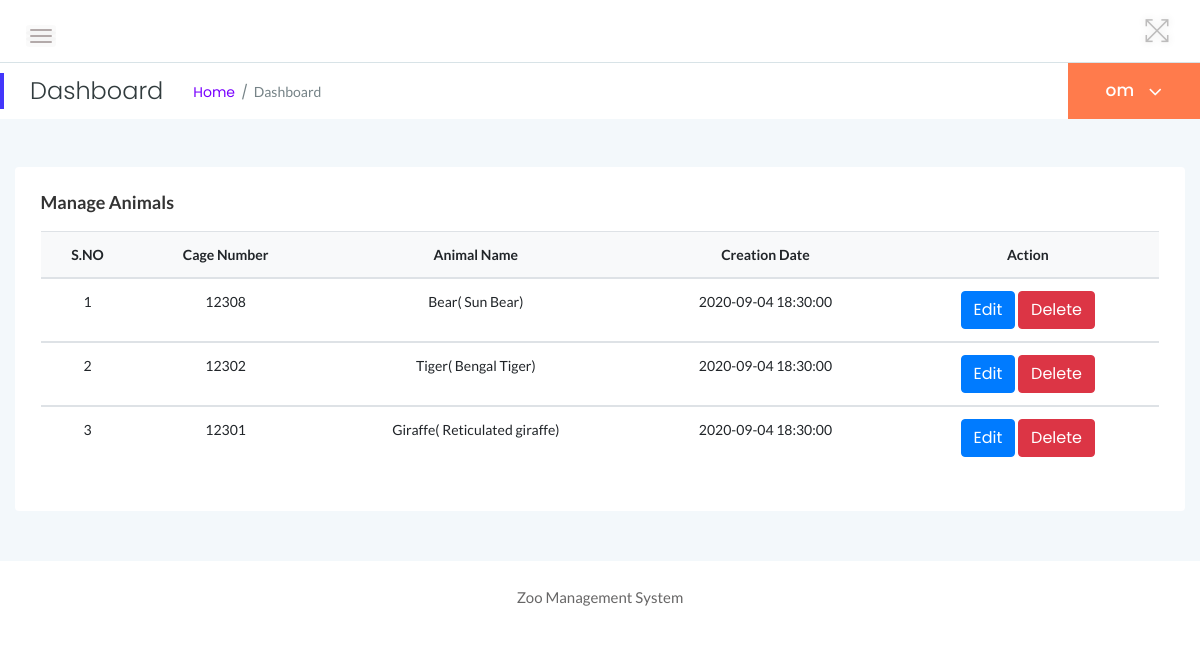
Page /manage-animals.php (signed in) on the committed database.
### tables this page shows
CREATE TABLE `tblanimal` (
  `ID` int(10) NOT NULL,
  `AnimalName` varchar(200) DEFAULT NULL,
  `CageNumber` int(10) DEFAULT NULL,
  `FeedNumber` varchar(200) DEFAULT NULL,
  `Breed` varchar(200) DEFAULT NULL,
  `AnimalImage` varchar(200) DEFAULT NULL,
  `Description` mediumtext DEFAULT NULL,
  `CreationDate` timestamp NOT NULL DEFAULT current_timestamp() ON UPDATE current_timestamp()
);

### manage-animals.php (the view, shortened to what this page needs)
<?php
include('includes/dbconnection.php');
if (strlen($_SESSION['zmsaid'] == 0)) {
    header('location:logout.php');
} else {
    ?>
    <!doctype html>
    <html class="no-js" lang="en">
    <head>
        <link rel="stylesheet" href="assets/css/bootstrap.min.css">
        <link rel="stylesheet" href="assets/css/font-awesome.min.css">
        <link rel="stylesheet" href="assets/css/themify-icons.css">
        <link rel="stylesheet" href="assets/css/metisMenu.css">
        <link rel="stylesheet" href="assets/css/owl.carousel.min.css">
        <link rel="stylesheet" href="assets/css/slicknav.min.css">
        <link rel="stylesheet" href="https://www.amcharts.com/lib/3/plugins/export/export.css" type="text/css"
            media="all" />
        <link rel="stylesheet" type="text/css" href="https://cdn.datatables.net/1.10.19/css/jquery.dataTables.css">
        <link rel="stylesheet" type="text/css" href="https://cdn.datatables.net/1.10.18/css/dataTables.bootstrap4.min.css">
        <link rel="stylesheet" type="text/css"
            href="https://cdn.datatables.net/responsive/2.2.3/css/responsive.bootstrap.min.css">
        <link rel="stylesheet" type="text/css"
            href="https://cdn.datatables.net/responsive/2.2.3/css/responsive.jqueryui.min.css">
        <link rel="stylesheet" href="assets/css/typography.css">
        <link rel="stylesheet" href="assets/css/default-css.css">
        <link rel="stylesheet" href="assets/css/styles.css">
        <link rel="stylesheet" href="assets/css/responsive.css">
    </head>
    <body>
        <div class="page-container">
            <div class="main-content">
                <?php include_once('includes/header.php'); ?>
                <?php include_once('includes/pagetitle.php'); ?>
                <div class="main-content-inner">
                    <div class="row">
                        <div class="col-12 mt-5">
                            <div class="card">
                                <div class="card-body">
                                    <h4 class="header-title">Manage Animals</h4>
                                    <div class="data-tables">
                                        <table class="table text-center">
                                            <thead class="bg-light text-capitalize">
                                                <tr>
                                                    <th>S.NO</th>
                                                    <th>Cage Number</th>
                                                    <th>Animal Name</th>
                                                    <th>Creation Date</th>
                                                    <th>Action</th>
                                                </tr>
                                            </thead>
                                            <?php
                                            $ret = mysqli_query($con, "select * from tblanimal order by ID desc");
                                            $cnt = 1;
                                            while ($row = mysqli_fetch_array($ret)) {
                                                ?>
                                                <tbody>
                                                    <tr data-expanded="true">
                                                        <td>
                                                            <?php echo $cnt; ?>
                                                        </td>
                                                        <td>
                                                            <?php echo $row['CageNumber']; ?>
                                                        </td>
                                                        <td>
                                                            <?php echo $row['AnimalName']; ?>(
                                                            <?php echo $row['Breed']; ?>)
                                                        </td>
                                                        <td>
                                                            <?php echo $row['CreationDate']; ?>
                                                        </td>
                                                        <td><a href="edit-animal-details.php?editid=<?php echo $row['ID']; ?>"
                                                                class="btn btn-primary btn-xs">Edit</a>
                                                            <a href="manage-animals.php?id=<?php echo $row['ID'] ?>&del=delete"
                                                                onClick="return confirm('Are you sure you want to delete?')"
                                                                class="btn btn-danger btn-xs">Delete</a>
                                                    </tr>
                                                    <?php
                                                    $cnt = $cnt + 1;
                                            } ?>
                                            </tbody>
                                        </table>
                                    </div>
                                </div>
                            </div>
                        </div>
                    </div>
                </div>
            </div>
            <?php include_once('includes/footer.php'); ?>
        </div>
    </body>
    </html>
<?php } ?>

### includes/header.php (shortened to what this page needs)
<div class="header-area">
               <div class="row align-items-center">
                   <div class="col-md-6 col-sm-8 clearfix">
                       <div class="nav-btn pull-left">
                           <span></span>
                           <span></span>
                           <span></span>
                       </div>
                   </div>
                   <div class="col-md-6 col-sm-4 clearfix">
                       <ul class="notification-area pull-right">
                           <li id="full-view"><i class="ti-fullscreen"></i></li>
                       </ul>
                   </div>
               </div>
           </div>

### includes/pagetitle.php (shortened to what this page needs)
<?php
include('includes/dbconnection.php');
?>
<div class="page-title-area">
    <div class="row align-items-center">
        <div class="col-sm-6">
            <div class="breadcrumbs-area clearfix">
                <h4 class="page-title pull-left">Dashboard</h4>
                <ul class="breadcrumbs pull-left">
                    <li><a href="dashboard.php">Home</a></li>
                    <li><span>Dashboard</span></li>
                </ul>
            </div>
        </div>
        <div class="col-sm-6 clearfix">
            <div class="user-profile pull-right">
                <?php
                $adid = $_SESSION['zmsaid'];
                $ret = mysqli_query($con, "select AdminName from tbladmin where ID='$adid'");
                $row = mysqli_fetch_array($ret);
                $name = $row['AdminName'];
                ?>
                <h4 class="user-name dropdown-toggle" data-toggle="dropdown">
                    <?php echo $name; ?> <i class="fa fa-angle-down"></i>
                </h4>
            </div>
        </div>
    </div>
</div>

### includes/footer.php
<footer>
            <div class="footer-area">
                <p>Zoo Management System </p>
            </div>
        </footer>

### assets/css/styles.css (style rules this page uses)
.page-container { width: 100%; height: 100%; min-height: 100vh; padding-left: 280px; -webkit-transition: padding-left 0.3s ease 0s; transition: padding-left 0.3s ease 0s; }
.card { border: none; border-radius: 4px; background-color: #fff; -webkit-transition: all 0.3s ease 0s; transition: all 0.3s ease 0s; }
.card-body { padding: 25.6px; padding: 1.6rem; }
.main-content { width: 100%; background: #F3F8FB; }
.main-content-inner { padding: 0 30px 50px; }
.header-area { padding: 15px 30px; background: #fff; border-bottom: 1px solid #d8e3e7; }
.nav-btn { margin-right: 30px; margin-top: 10px; cursor: pointer; }
.nav-btn span { display: block; width: 22px; height: 2px; background: #b3aaaa; margin: 4px 0; border-radius: 15px; -webkit-transition: all 0.3s ease 0s; transition: all 0.3s ease 0s; box-shadow: 0 0 0 4px rgba(99, 96, 96, 0.03); }
.notification-area { -webkit-user-select: none; -moz-user-select: none; -ms-user-select: none; user-select: none; position: relative; z-index: 1; }
.notification-area li { display: inline-block; margin-left: 20px; cursor: pointer; -webkit-user-select: none; -moz-user-select: none; -ms-user-select: none; user-select: none; }
.notification-area li>i { font-size: 26px; color: #bdbcbc; vertical-align: middle; text-shadow: 0 0 8px rgba(0, 0, 0, 0.12); -webkit-transition: color 0.3s ease 0s; transition: color 0.3s ease 0s; }
.notification-area li#full-view { display: inline-block; }
.page-title-area { padding: 0 30px; background: #fff; position: relative; }
.page-title-area:before { content: ''; position: absolute; left: 0; top: 50%; width: 4px; height: 36px; background: var(--primary-color); -webkit-transform: translateY(-50%); transform: translateY(-50%); }
.page-title { font-size: 24px; font-weight: 300; color: #313b3d; letter-spacing: 0; margin-right: 30px; }
ul.breadcrumbs { margin-top: 4px; }
.breadcrumbs li { display: inline-block; }
.breadcrumbs li a, .breadcrumbs li span { display: block; font-size: 14px; font-weight: 400; color: #7801ff; letter-spacing: 0; margin-right: 16px; position: relative; }
.breadcrumbs li a:before { content: '/'; color: #768387; position: absolute; right: -13px; top: 0; }
.breadcrumbs li span { margin-right: 0; color: #768387; text-transform: capitalize; }
.user-profile { margin-right: -30px; display: -webkit-box; display: -ms-flexbox; display: flex; -webkit-box-align: center; -ms-flex-align: center; align-items: center; -ms-flex-wrap: wrap; flex-wrap: wrap; background: #ff7b4c; padding: 17px 38px; position: relative; }
.user-name { font-size: 17px; font-weight: 500; color: #fff; letter-spacing: 0; cursor: pointer; -webkit-user-select: none; -moz-user-select: none; -ms-user-select: none; user-select: none; }
.user-name i { margin-left: 10px; font-size: 21px; vertical-align: middle; position: relative; }
.notification-area .dropdown-toggle, .user-name.dropdown-toggle { position: relative; }
.notification-area .dropdown-toggle:after, .user-name.dropdown-toggle:after { display: none; }
.header-title { font-family: 'Lato', sans-serif; font-size: 18px; font-weight: 600; letter-spacing: 0; color: #333; text-transform: capitalize; margin-bottom: 17px; }
.footer-area { text-align: center; padding: 23px 0 19px; background: #fff; }
.footer-area p { color: #676666; margin-bottom: 0; }

### assets/css/responsive.css (style rules this page uses)
@media (min-width: 1200px) and (max-width: 1364px) { .main-content-inner { padding: 0 15px 50px; } }
@media (min-width: 1200px) and (max-width: 1364px) { .page-container, .sbar_collapsed.page-container { padding-left: 0; } }

### rows in the picture
tblanimal: CageNumber "12308", AnimalName "Bear", Breed "Sun Bear", CreationDate "2020-09-04 18:30:00"
tblanimal: CageNumber "12302", AnimalName "Tiger", Breed "Bengal Tiger", CreationDate "2020-09-04 18:30:00"
tblanimal: CageNumber "12301", AnimalName "Giraffe", Breed "Reticulated giraffe", CreationDate "2020-09-04 18:30:00"

### other values in the picture
$name "om"
